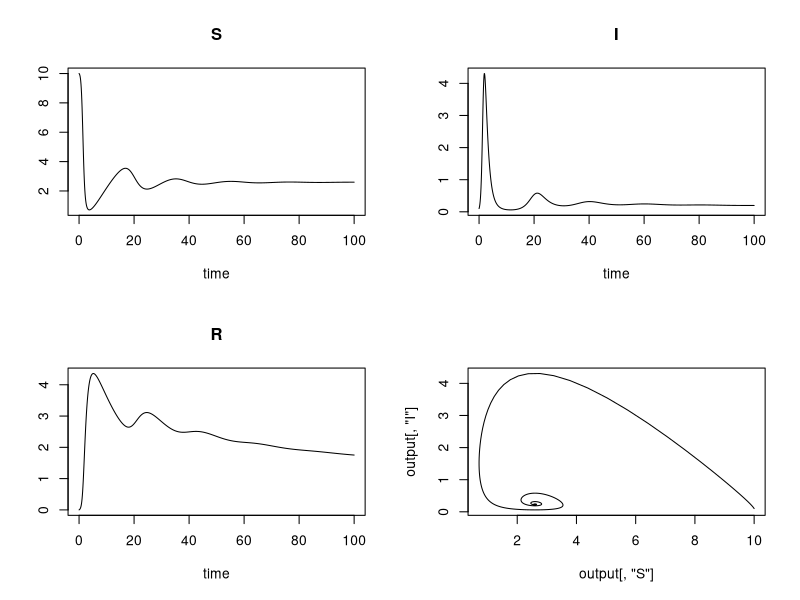
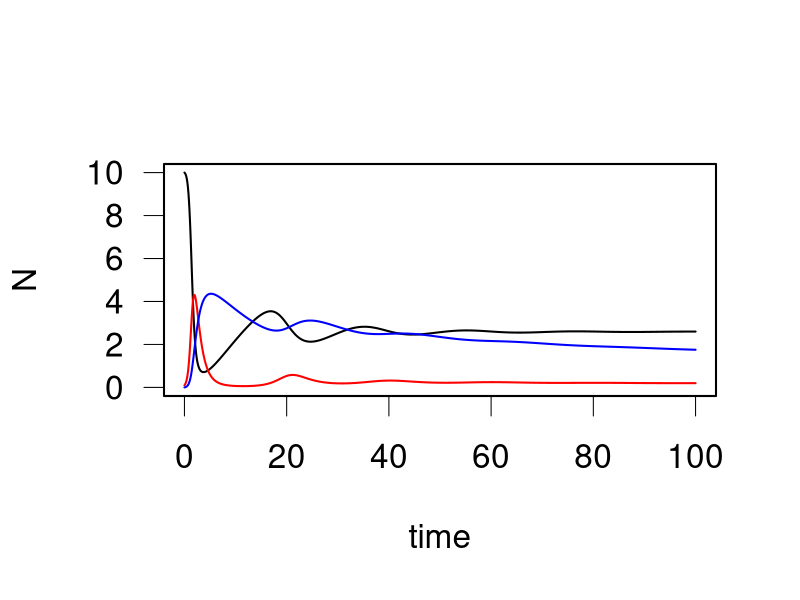

Write R code to recreate these figures, in order.
## R script for simple deterministic SIR model
## Author: Hamish McCallum (date unknown, unedited)
## Sourced from: Hamish McCallum (2018)

#Load packages
library(deSolve)

#Define the function to run the model
SIR<-function(t,y,parameters){
  #t is the times for which I want the solution. It is a vector
  #y is a vector with as many values as there are variables in the model
  #parameters is a vector of the parameter values
  S<-y[1]
  I<-y[2]
  R<-y[3]
  
  N<-S+I+R
  a<-parameters[1]
  b<-parameters[2]
  beta<-parameters[3]
  nu<-parameters[4]
  alpha<-parameters[5]
  gamma<-parameters[6]
  
  dy<-numeric(3) #vector called dy, which will contain the three equations
  dy[1]<-a*N-b*S-beta*S*I+nu*R
  dy[2]<-beta*S*I-I*(b+alpha+gamma)
  dy[3]<-gamma*I-R*(b+nu)
  
  return(list(dy))
}

#Define the parameters
pars  <- c(a= 0.06,    # birth rate
           b=0.04,    # death rate
           beta= 0.4,   # transmission rate
           nu= 0.02,    #loss of immunity
           alpha=0.5,  #disease induced death
           gamma= 0.5)     # recovery rate

#Set up the initial values
yini  <- c(S =10, I = 0.1,R=0)
times <- seq(0, 100, by = .1) #output from t=0 to t=100, in steps of 0.1

#Solve
output   <- ode(yini, times, SIR, pars) #needs to be given (in order) initial values of the variables, times for output, the name of the function to solve, the parameters
summary(output) #returns a matrix with columns for time and each of the variables
head(output)

#Visualise
plot(output)
plot(output[,"S"],output[,"I"],type="l")

#Plot all three variables on the one set of axes
output.data<-as.data.frame(output)
par(mfrow=c(1,1),cex=2,lwd=2,las=1)

plot(S~time,data=output.data,type="l",ylim=c(0,10),ylab="N")
lines(I~time,data=output.data,col="red")
lines(R~time,data=output.data,col="blue")
